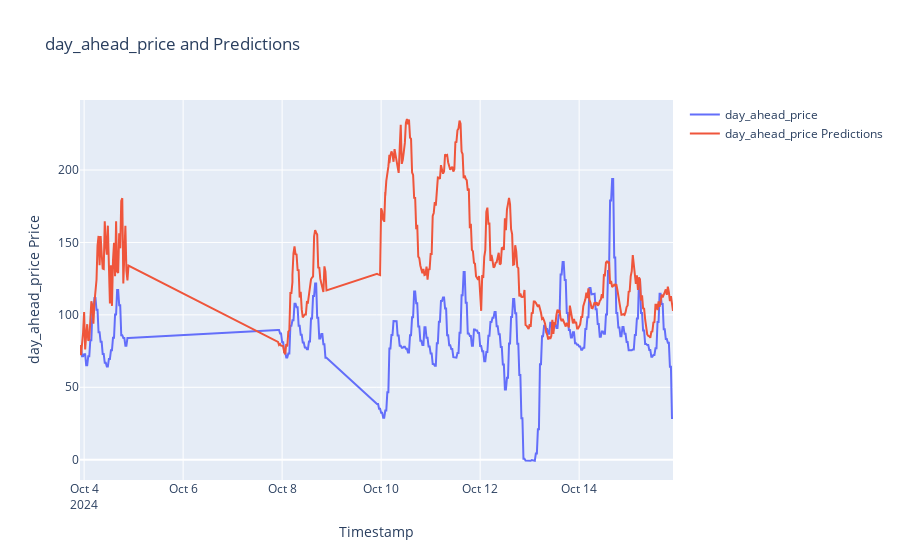

The code cell stored with this chart in its notebook:
### Code cell
#plot imbalance price and predictions
fig = go.Figure()
fig.add_trace(go.Scatter(x=df_api_new_merged1["datetime"], y=df_api_new_merged1["day_ahead_price"], mode='lines', name='day_ahead_price'))
fig.add_trace(go.Scatter(x=df_api_new_merged1["datetime"], y=df_api_new_merged1["day_ahead_price_predictions"], mode='lines', name='day_ahead_price Predictions'))
fig.update_layout(title='day_ahead_price and Predictions', xaxis_title='Timestamp', yaxis_title='day_ahead_price Price')
fig.show()

### Figure 1 — Plotly figure (JSON) as saved in the notebook; plotly's stock layout.template omitted (floating-point values rounded to 4 significant figures; data arrays with more than 128 entries replaced by an {"elided": "..."} marker saying what was removed)
{"data": [{"mode": "lines", "name": "day_ahead_price", "type": "scatter", "x": {"elided": "388 str values"}, "y": {"elided": "388 float values"}}, {"mode": "lines", "name": "day_ahead_price Predictions", "type": "scatter", "x": {"elided": "388 str values"}, "y": {"elided": "388 float values"}}], "layout": {"title": {"text": "day_ahead_price and Predictions"}, "xaxis": {"title": {"text": "Timestamp"}}, "yaxis": {"title": {"text": "day_ahead_price Price"}}}}
